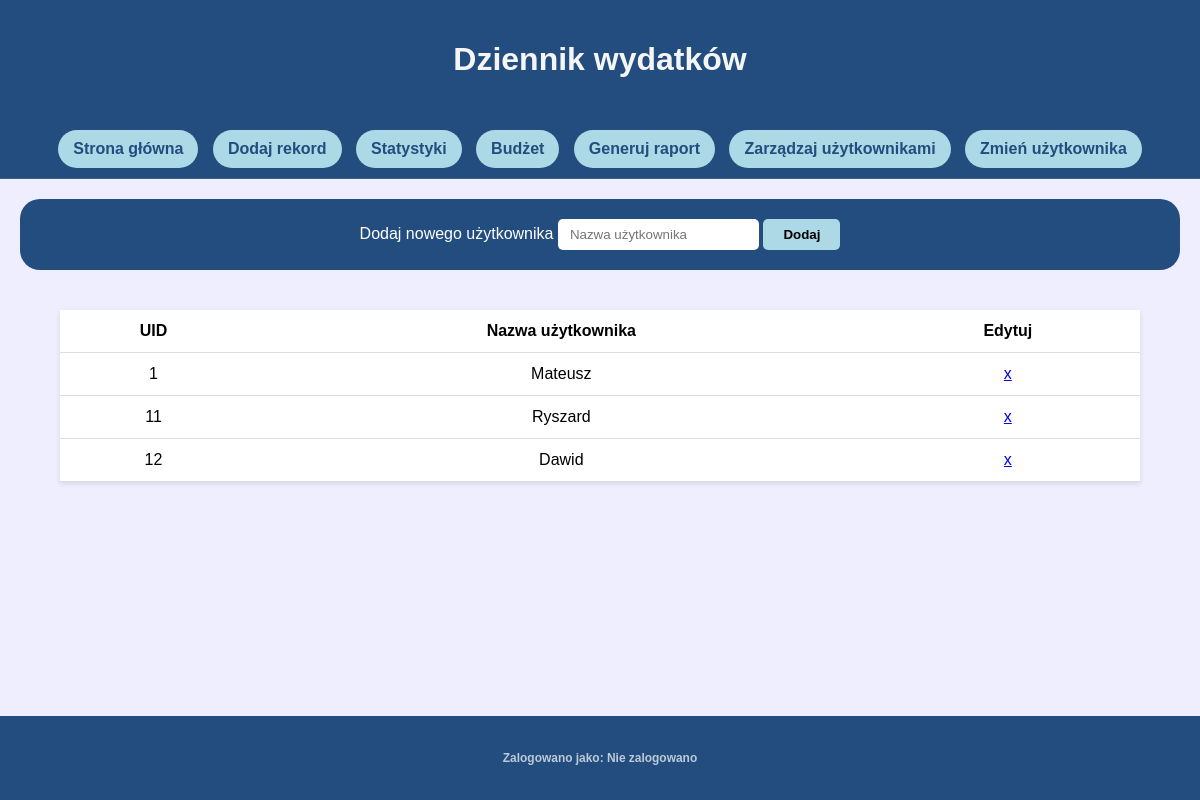
/manageUsers (signed in), run on an earlier commit of the app's database.
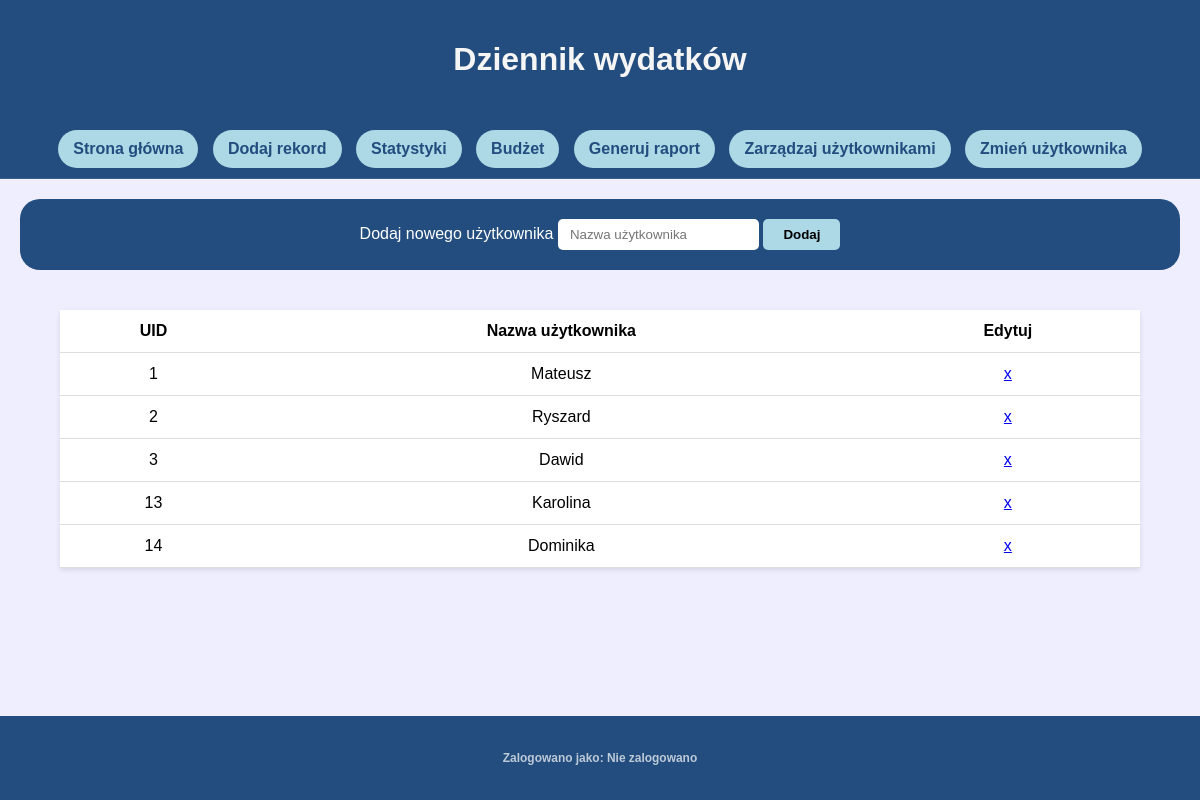
And on a later commit of the database.
### tables this page shows
CREATE TABLE users (
    id INTEGER PRIMARY KEY AUTOINCREMENT,
    username TEXT UNIQUE NOT NULL
);

### app.py (the view)
@app.route('/manageUsers', methods=['GET', 'POST'])
def manageUsers():
    if 'uid' not in session:
        return redirect('/login')
    conn = get_db_connection()
    users = conn.execute('''SELECT id, username FROM users WHERE id != 0''').fetchall()
    if request.method == 'POST':
        newUser = request.form['newUser']
        conn.execute('''INSERT INTO users (username) VALUES (?)''', (newUser,))
        conn.commit()
    accounts = conn.execute('''SELECT id, username FROM users WHERE id != 0''').fetchall()
    conn.close()
    return render_template('manageUsers.html', users=users, user=userName(), accounts=accounts)

### app.py (called while the page is built)
def get_db_connection():
    conn = sqlite3.connect('database.db')
    conn.row_factory = sqlite3.Row
    return conn

def userName():
    if 'uid' not in session:
        return "Nie zalogowano"
    conn = get_db_connection()
    name = conn.execute('''SELECT username FROM users WHERE id = ?''', (session['uid'],)).fetchone()
    conn.close()
    if name is None:
        return "Nie zalogowano"
    return name[0]

### templates/manageUsers.html (shortened to what this page needs)
<!DOCTYPE html>
<html lang="pl">
<head>
    <link rel="stylesheet" href="{{ url_for('static', filename='css/style.css') }}">
</head>
<body>
    <div class="wrapper">
        <header>
            <h1>Dziennik wydatków</h1>
        </header>
        <nav>
            <a href="{{ url_for('index')}}" class="navButton">Strona główna</a>
            <a href="{{ url_for('add')}}" class="navButton">Dodaj rekord</a>
            <a href="{{ url_for('stats')}}" class="navButton">Statystyki</a>
            <a href="{{ url_for('budget')}}" class="navButton">Budżet</a>
            <a href="{{ url_for('report')}}" class="navButton">Generuj raport</a>
            <a href="{{ url_for('manageUsers')}}" class="navButton">Zarządzaj użytkownikami</a>
            <a href="{{ url_for('login')}}" class="navButton">Zmień użytkownika</a>
        </nav>
        <main>
            <div class="dataInput">
                <form method="POST">
                    <label>Dodaj nowego użytkownika</label>
                    <input type="text" name="newUser" placeholder="Nazwa użytkownika">
                    <input type="submit" value="Dodaj">
                </form>
            </div>
            <section>
            <table>
                <thead>
                    <th>UID</th>
                    <th>Nazwa użytkownika</th>
                    <th>Edytuj</th>
                </thead>
                <tbody>
                    {% for account in accounts %}
                        <tr>
                            <td>{{ account.id }}</td>
                            <td>{{ account.username }}</td>
                            <td><a href="{{ url_for('editUser', id=account.id) }}">x</a></td>
                        </tr>
                    {% endfor %}
                </tbody>
            </table>
        </section>
        </main>
        <footer>
            <h5>Zalogowano jako: {{ user }}</h5>
        </footer>
    </div>
</body>
</html>

### static/css/style.css (style rules this page uses)
html, body { margin: 0; padding: 0; width: 100%; height: 100%; font-family: Arial, Helvetica, sans-serif; background-color: #eef; }
.wrapper { width: 100%; min-height: 100vh; display: flex; flex-direction: column; background-color: #eef; box-shadow: none; border-radius: 0; }
header { padding: 20px 0; background-color: rgb(34, 77, 126); text-align: center; color: whitesmoke; }
nav { padding: 10px 0; background-color: rgb(34, 77, 126); text-align: center; border-bottom: 1px solid rgba(255,255,255,0.1); }
.navButton { background-color: lightblue; padding: 10px 15px; margin-inline: 5px; border-radius: 20px; text-decoration: none; color: rgb(34, 77, 126); font-weight: bold; display: inline-block; }
main { flex: 1; display: flex; flex-direction: column; background-color: #eef; padding: 20px; }
.dataInput { padding: 20px; background-color: rgb(34, 77, 126); display: flex; flex-direction: row; gap: 10px; justify-content: center; align-items: center; color: white; flex-wrap: wrap; border-radius: 20px; }
.dataInput input { background-color: #fff; border: none; padding: 8px 12px; border-radius: 5px; }
.dataInput input[type=submit] { background-color: lightblue; cursor: pointer; font-weight: bold; padding: 8px 20px; }
section { padding: 40px; display: flex; flex-direction: column; justify-content: center; align-items: center; background-color: #eef; }
table { width: 100%; max-width: 1200px; margin: 0 auto; text-align: center; border-collapse: collapse; background-color: white; box-shadow: 0 2px 5px rgba(0,0,0,0.1); }
td, th { padding: 12px; border-bottom: 1px solid #ddd; }
footer { padding: 15px 0; background-color: rgb(34, 77, 126); text-align: center; color: rgba(255,255,255,0.7); font-size: 0.9em; }

What changed in the data, as far as the page shows it:
removed users: id "11", username "Ryszard"
removed users: id "12", username "Dawid"
added users: id "2", username "Ryszard"
added users: id "3", username "Dawid"
added users: id "13", username "Karolina"
added users: id "14", username "Dominika"
